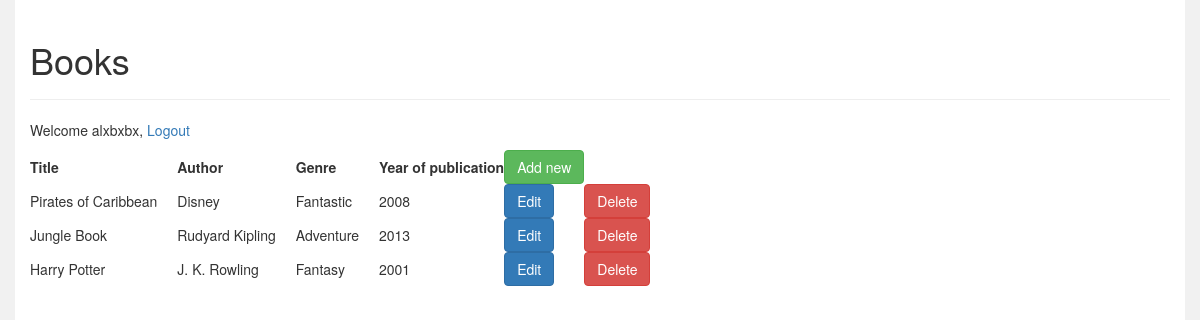
The app's page /books/ (signed in) with its own data.
### bookapp/models.py (models this page shows, shortened)
class Book(models.Model):
	title = models.CharField(max_length= 50)
	author = models.CharField(max_length= 50)
	genre = models.CharField(max_length= 50)
	year = models.CharField(max_length= 50)

### bookapp/views.py (the view)
# urls.py: url(r'^books/', views.books, name='books'),
def books(request):
	books = Book.objects.all()
	if request.session['user'] == None and not request.user.is_anonymous():
		request.session['user'] = str(request.user)
	return render(request, 'bookapp/books.html', {'books': books, 'user' : request.session['user']})

### bookapp/templates/bookapp/books.html (shortened to what this page needs)
{% load staticfiles %}
<!DOCTYPE html>
<html>
	<head>
		<link rel="stylesheet" type="text/css" href="{% static 'bookapp/css/bootstrap.min.css' %}">
		<link rel="stylesheet" type="text/css" href="{% static 'bookapp/css/books.css' %}">
	</head>
	<body>
		<div class="container">
			<div class="page-header">
				<h1>Books</h1>
			</div>
			<p>Welcome {{ user }}, <a href="{% url 'auth:logout' %}?next=/">Logout</a></p>
			<table class=".table-striped">
			<tr>
				<th>Title</th>
				<th>Author</th>
				<th>Genre</th>
				<th>Year of publication</th>
				<th><button class="btn btn-success addButton">Add new</button></th>
			</tr>
			{% for book in books %}
			<tr>
				<td>{{ book.title }}</td>
				<td>{{ book.author }}</td>
				<td>{{ book.genre }}</td>
				<td>{{ book.year }}</td>
				<td><button class="btn btn-primary buttons" value="{{ book.id }}">Edit</button></td>
				<td><button class="btn btn-danger deleteBook" value="{{ book.id }}">Delete</button></td>
			</tr>
			{% endfor %}
		</table>
	</div>
	</body>
</html>

### bookapp/static/bookapp/css/books.css (style rules this page uses)
body { background-color: #f1f1f1; }
.container { background-color: white; min-height: 800px; }
table td { padding-right: 20px; }

### records on screen
Book: title "Pirates of Caribbean", author "Disney", genre "Fantastic", year "2008", {{ book.id }} 1 (drawn)
Book: title "Jungle Book", author "Rudyard Kipling", genre "Adventure", year "2013", {{ book.id }} 2 (drawn)
Book: title "Harry Potter", author "J. K. Rowling", genre "Fantasy", year "2001", {{ book.id }} 3 (drawn)

### other values on screen
{{ user }} "alxbxbx"
